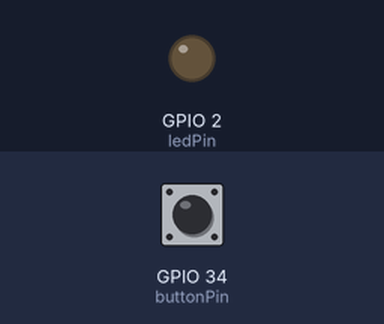
A sketch run on a simulated ESP32. Parts: output pins drawn as LEDs (lit = HIGH). The test bench sets the inputs (shaded band); at power-on: GPIO 34 (buttonPin) HIGH. What the sketch prints to the serial monitor is not drawn.

Above: at 1.2 s.
1.3 s: GPIO 34 (buttonPin) pulled LOW for 0.15 s
At 1.37 s:
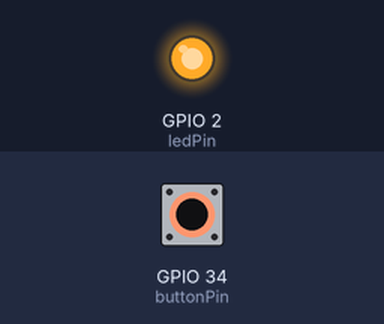
2.9 s: GPIO 34 (buttonPin) pulled LOW for 3.2 s
At 6.5 s:
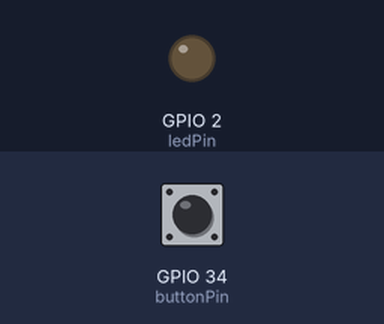
Timing chart, 0 to 8.0 s (numbered marks = the images above; inputs shaded):
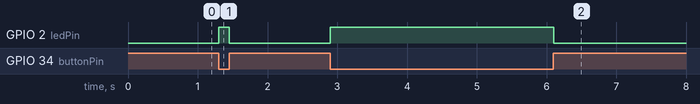

The sketch:

Button_Controlled_Led.ino
```cpp
// constants won't change. They're used here to set pin numbers:
const int buttonPin = 34;  // the number of the pushbutton pin
const int ledPin = 2;    // the number of the LED pin

// variables will change:
int buttonState = 0;  // variable for reading the pushbutton status

void setup() {
  // initialize the LED pin as an output:
  pinMode(ledPin, OUTPUT);
  // initialize the pushbutton pin as an input:
  pinMode(buttonPin, INPUT);
  Serial.begin(115200);
}

void loop() {
  // read the state of the pushbutton value:
  buttonState = digitalRead(buttonPin);
  Serial.println(buttonState);

  // check if the pushbutton is pressed. If it is, the buttonState is HIGH:
  if (buttonState == LOW) {
    // turn LED on:
    digitalWrite(ledPin, HIGH);
    Serial.println("Led ON");
  } else {
    // turn LED off:
    digitalWrite(ledPin, LOW);
    Serial.println("Led OFF");
  }
}
```

Measured:
- after the input at 1.3 s, GPIO 2 (ledPin): LOW → HIGH at once, → LOW 0.15 s later
- after the input at 2.9 s, GPIO 2 (ledPin): LOW → HIGH at once, → LOW 3.2 s later
